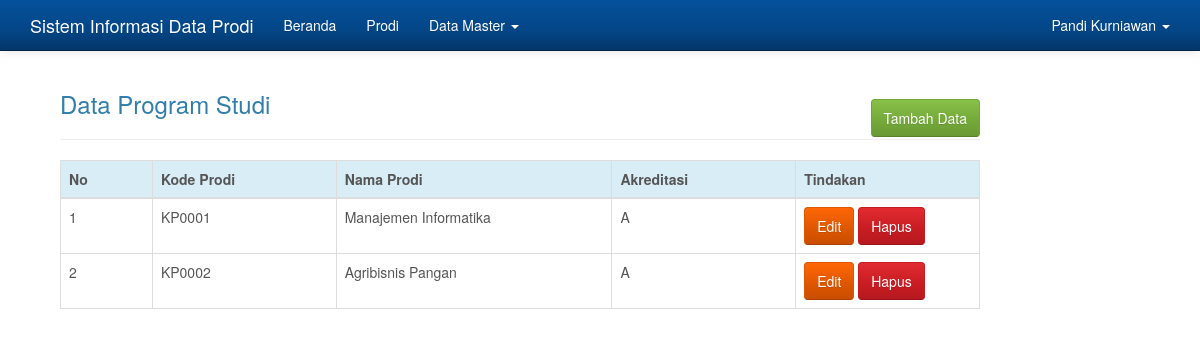
The page /admin/admin.php?hlm=prodi (signed in) on the database as committed earlier.
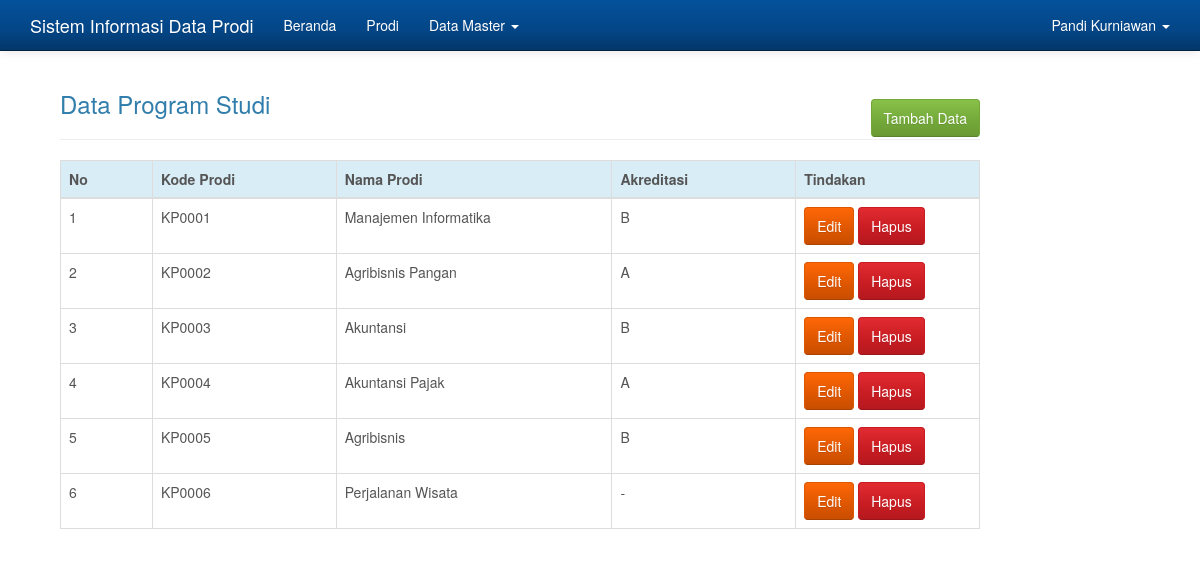
The same page on the database as committed later.
### tables this page shows
CREATE TABLE `dt_prodi` (
  `idprodi` int(11) NOT NULL,
  `kdprodi` varchar(6) NOT NULL,
  `nmprodi` varchar(70) NOT NULL,
  `akreditasi` enum('A','B','C','-') NOT NULL
);

### admin/prodi.php (the view)
<?php
if( empty( $_SESSION['id_user'] ) ){
	$_SESSION['err'] = '<strong>ERROR!</strong> Anda harus login terlebih dahulu.';
	header('Location: ./');
	die();
} else {
	if( isset( $_REQUEST['aksi'] )){
		$aksi = $_REQUEST['aksi'];
		switch($aksi){
			case 'baru':
				include 'prodi_baru.php';
				break;
			case 'edit':
				include 'prodi_edit.php';
				break;
			case 'hapus':
				include 'prodi_hapus.php';
				break;
		}
	} else {
		echo '
			<div class="container">
			<div class="col-md-10">
				<h3 style="margin-bottom: -20px;">Data Program Studi</h3>
					<a href="./admin.php?hlm=prodi&aksi=baru" class="btn btn-success btn-s pull-right">Tambah Data</a>
				<br/><hr/>
				<table class="table table-bordered">
				 <thead>
				   <tr class="info">
					 <th width="10%">No</th>
					 <th width="20%">Kode Prodi</th>
					 <th width="30%">Nama Prodi</th>
					 <th width="20%">Akreditasi</th>
					 <th width="35%">Tindakan</th>
				   </tr>
				 </thead>
				 <tbody>';
		 	$sql = mysqli_query($koneksi, "SELECT * FROM dt_prodi");
		 	if(mysqli_num_rows($sql) > 0){
		 		$no = 0;
				 while($row = mysqli_fetch_array($sql)){
	 				$no++;
	 			echo '
				   <tr>
					 <td>'.$no.'</td>
					 <td>'.$row['kdprodi'].'</td>
					 <td>'.$row['nmprodi'].'</td>
					 <td>'.$row['akreditasi'].'</td>
					 <td>
					<script type="text/javascript" language="JavaScript">
					  	function konfirmasi(){
						  	tanya = confirm("Anda yakin akan menghapus Data ini?");
						  	if (tanya == true) return true;
						  	else return false;
						}
					</script>
					 <a href="?hlm=prodi&aksi=edit&idprodi='.$row['idprodi'].'" class="btn btn-warning btn-s">Edit</a>
					 <a href="?hlm=prodi&aksi=hapus&submit=yes&idprodi='.$row['idprodi'].'" onclick="return konfirmasi()" class="btn btn-danger btn-s">Hapus</a>
					 </td>';
				}
			} else {
				 echo '<td colspan="8"><center><p class="add">Tidak ada data untuk ditampilkan. <u><a href="?hlm=prodi&aksi=baru">Tambah data baru</a></u> </p></center></td></tr>';
			}
			echo '
			 	</tbody>
			</table>
			</div>
		</div>';
	}
}
?>

Rows that differ between the two databases and show on the page:
changed dt_prodi "KP0001": akreditasi "A" → "B"
added dt_prodi: kdprodi "KP0003", nmprodi "Akuntansi", akreditasi "B"
added dt_prodi: kdprodi "KP0004", nmprodi "Akuntansi Pajak", akreditasi "A"
added dt_prodi: kdprodi "KP0005", nmprodi "Agribisnis", akreditasi "B"
added dt_prodi: kdprodi "KP0006", nmprodi "Perjalanan Wisata", akreditasi "-"
